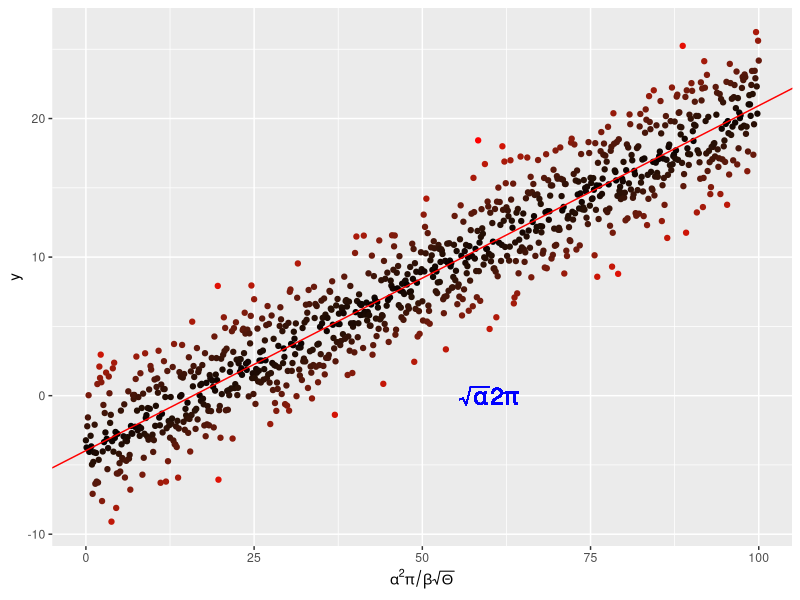

This chart was generated by the following R code:
require(ggplot2)

x <- seq(0, 100, by = 0.1)
y <- -4. + 0.25 * x +
  rnorm(length(x), mean = 0., sd = 2.5)

# and put them in a dataframe
my_data <- data.frame(x = x, y = y)

# perform a linear regression
my_lm <- summary(lm(y ~ x, data = my_data))

# plot the data
p <-  ggplot(my_data, aes(x = x, y = y,
                          colour = abs(my_lm$residual))
             ) +
  geom_point() +
  scale_colour_gradient(low = "black", high = "red") +
  theme(legend.position = "none") +
  scale_x_continuous(
    expression(alpha^2 * pi / beta * sqrt(Theta)))

# add the regression line
p <- p + geom_abline(
  intercept = my_lm$coefficients[1][1],
  slope = my_lm$coefficients[2][1],
  colour = "red")
# throw some math on the plot
p <- p + geom_text(aes(x = 60, y = 0,
                       label = "sqrt(alpha) * 2* pi"), 
                       parse = TRUE, size = 6, 
                       colour = "blue")


pdf("../results/MyLinReg.pdf")
print(p)
dev.off()